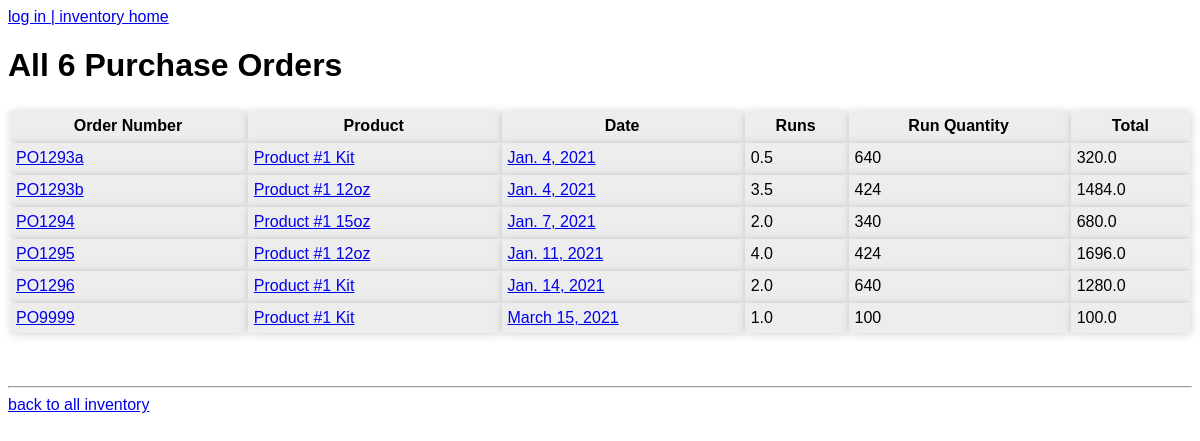
The app's page /purchase_orders/all/, older data.
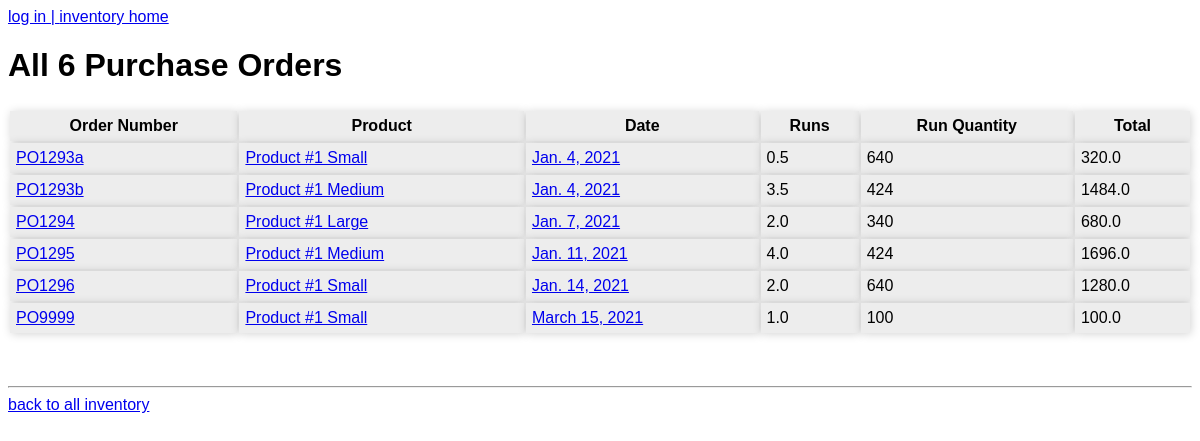
The same page, newer data.
### inventory/models.py (models this page shows, shortened)
class PurchaseOrder(models.Model):
    order_number = models.CharField(max_length=10)
    product = models.ForeignKey(Product, on_delete=models.PROTECT)
    runs = models.FloatField()
    run_quantity = models.IntegerField()
    date = models.DateField()
    @property
    def total(self):
        return self.run_quantity * self.runs

class Product(models.Model):
    name = models.CharField(max_length=40)
    label = models.SlugField(max_length=40, null=True)
    user = models.ForeignKey(User, on_delete=models.PROTECT, null=True)

### inventory/views.py (the view)
# urls.py: path('purchase_orders/all/', PurchaseOrderList.as_view(), name='all_purchase_orders'),
class PurchaseOrderList(ListView):
    model = PurchaseOrder
    template_name = 'inventory/purchase_orders.html'
    ordering = ['date']
    def get_context_data(self, **kwargs):
        po_count = PurchaseOrder.objects.count()
        context = super().get_context_data(**kwargs)
        context['po_count'] = po_count
        return context

### inventory/urls.py (called while the page is built)
    def to_url(self, value):
        return value

### inventory/templates/inventory/purchase_orders.html
{% extends "inventory/base.html" %}
{% block content %}
    <h1>
        {% if po_filter_count %}
        {{ po_filter_count }} Purchase Orders from {{ start_date }} to {{ end_date }}
        {% else %}
        All {{ po_count }} Purchase Orders
        {% endif %}
    </h1>
    <table>
        <tr>
            <th>Order Number</th>
            <th>Product</th>
            <th>Date</th>
            <th>Runs</th>
            <th>Run Quantity</th>
            <th>Total</th>
        </tr>
    {% for object in object_list %}
        <tr>
            <td><a href="{% url 'inventory:purchase_order_detail' object.pk %}">{{ object.order_number }}</a></td>
            <td><a href="{% url 'inventory:product_orders' object.product.label %}">{{ object.product.name }}</a></td>
            {% if end_date_set or not start_date %}
            <td><a href="{% url 'inventory:date_filter_purchase_orders' object.date %}">{{ object.date }}</a></td>
            {% else %}
            <td><a href="{% url 'inventory:date_range_filter_purchase_orders' start_date|date:'Y-m-d' object.date %}">{{ object.date }}</a></td>
            {% endif %}
            <td>{{ object.runs }}</td>
            <td>{{ object.run_quantity }}</td>
            <td>{{ object.total }}</td>
        </tr>
    {% endfor %}
    </table>
    <br>
    <hr>
    <a href="{% url 'inventory:index' %}">back to all inventory</a>
{% endblock content %}

Row changes from the older to the newer data that the page shows:
changed through a linked row, PurchaseOrder "PO1293a": product.name "Product #1 Kit" → "Product #1 Small"
changed through a linked row, PurchaseOrder "PO1293b": product.name "Product #1 12oz" → "Product #1 Medium"
changed through a linked row, PurchaseOrder "PO1294": product.name "Product #1 15oz" → "Product #1 Large"
changed through a linked row, PurchaseOrder "PO1295": product.name "Product #1 12oz" → "Product #1 Medium"
changed through a linked row, PurchaseOrder "PO1296": product.name "Product #1 Kit" → "Product #1 Small"
changed through a linked row, PurchaseOrder "PO9999": product.name "Product #1 Kit" → "Product #1 Small"
